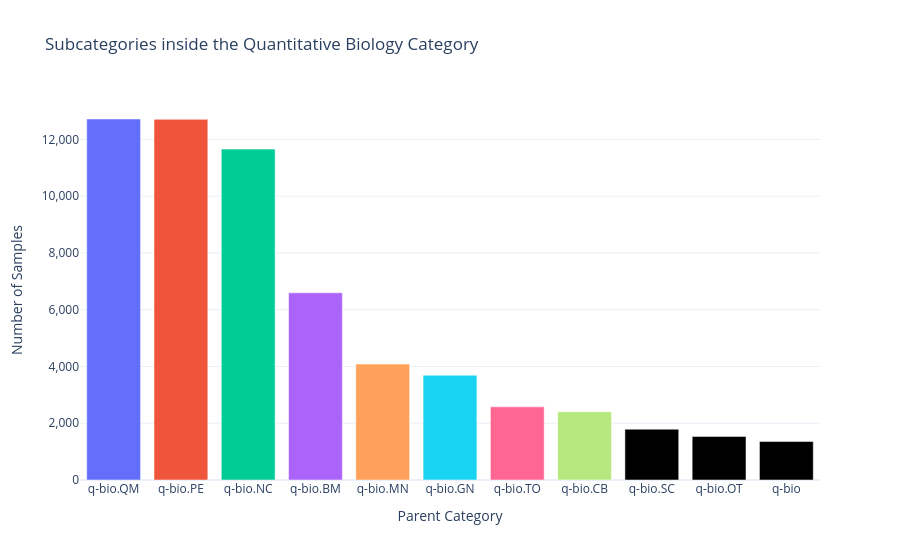

This figure's notebook cell:
### Code cell
q_bui_sub_cats_df, min_cnt = create_dfs_for_sub_category(df, "Quantitative Biology")
plot_parent_distribution(q_bui_sub_cats_df, "Quantitative Biology")

### Figure 1 — Plotly figure (JSON) as saved in the notebook; plotly's stock layout.template omitted (floating-point values rounded to 4 significant figures)
{"data": [{"hovertemplate": "<b>%{x}</b><br>Count: %{y:,}<extra></extra>", "marker": {"color": ["#636EFA", "#EF553B", "#00CC96", "#AB63FA", "#FFA15A", "#19D3F3", "#FF6692", "#B6E880"]}, "type": "bar", "x": ["q-bio.QM", "q-bio.PE", "q-bio.NC", "q-bio.BM", "q-bio.MN", "q-bio.GN", "q-bio.TO", "q-bio.CB", "q-bio.SC", "q-bio.OT", "q-bio"], "y": [12720, 12709, 11660, 6595, 4086, 3692, 2578, 2408, 1791, 1536, 1356]}], "layout": {"autosize": true, "title": {"text": "Subcategories inside the Quantitative Biology Category"}, "xaxis": {"autorange": true, "range": [-0.5, 10.5], "title": {"text": "Parent Category"}, "type": "category"}, "yaxis": {"autorange": true, "range": [0, 13390.0], "tickformat": ",", "title": {"text": "Number of Samples"}, "type": "linear"}}}
